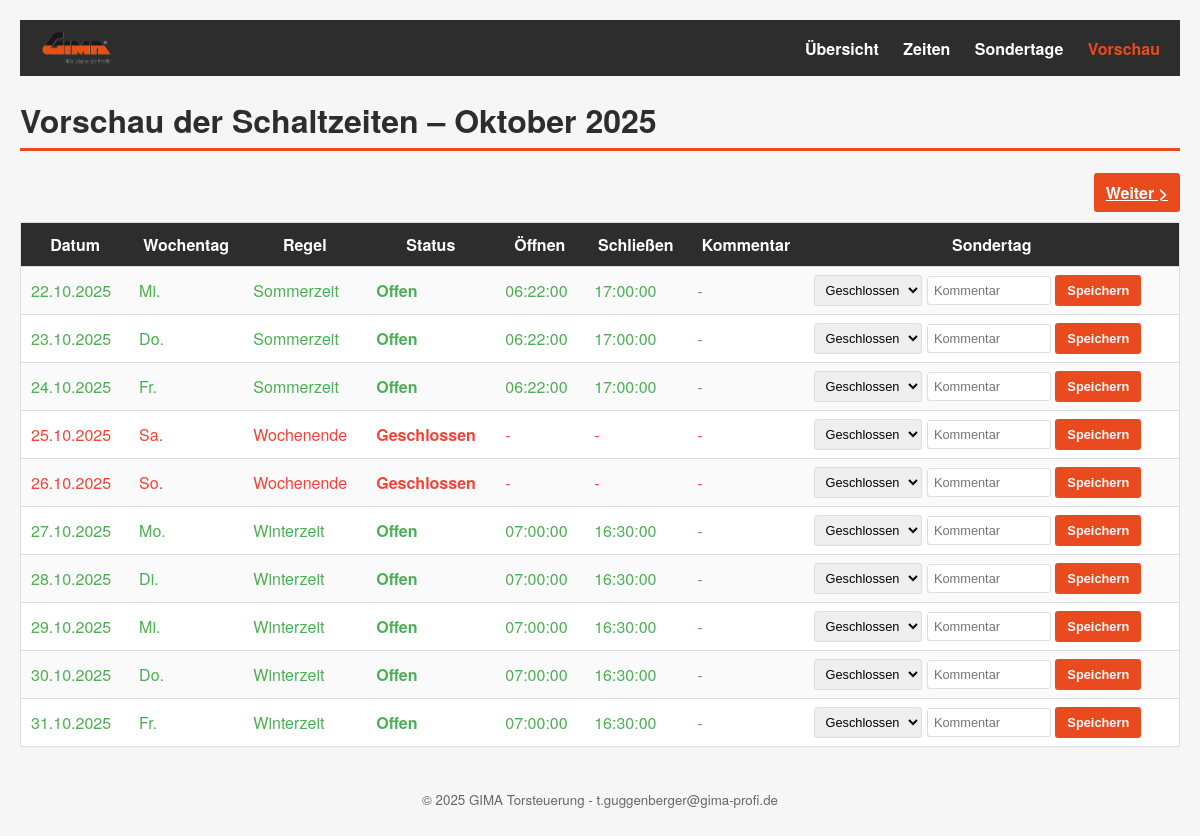
Screenshot of /vorschau.php with the database file from the repository.
### tables this page shows
CREATE TABLE `torzeiten` (
  `id` int(11) NOT NULL,
  `modus` enum('sommer','winter') NOT NULL,
  `startzeit` time NOT NULL,
  `endzeit` time NOT NULL
);

### www/vorschau.php (the view, shortened to what this page needs)
<?php
require_once 'db.php';
$currentMonth = isset($_GET['month']) ? intval($_GET['month']) : intval(date('m'));
$currentYear  = isset($_GET['year'])  ? intval($_GET['year'])  : intval(date('Y'));
$monthName = (new IntlDateFormatter(
    'de_DE',
    IntlDateFormatter::FULL,
    IntlDateFormatter::NONE,
    'Europe/Berlin',
    IntlDateFormatter::GREGORIAN,
    'MMMM yyyy'
))->format(new DateTime("$currentYear-$currentMonth-01"));
$nextMonth = $currentMonth + 1;
$nextYear  = $currentYear;
function feiertage_bayern($jahr) {
    $ostern = easter_date($jahr);
    return [
        'Neujahr' => "$jahr-01-01",
        'Heilige Drei Könige' => "$jahr-01-06",
        'Tag der Arbeit' => "$jahr-05-01",
        'Mariä Himmelfahrt' => "$jahr-08-15",
        'Tag der Deutschen Einheit' => "$jahr-10-03",
        'Allerheiligen' => "$jahr-11-01",
        '1. Weihnachtstag' => "$jahr-12-25",
        '2. Weihnachtstag' => "$jahr-12-26",
        'Karfreitag' => date('Y-m-d', $ostern - 2 * 86400),
        'Ostermontag' => date('Y-m-d', $ostern + 1 * 86400),
        'Christi Himmelfahrt' => date('Y-m-d', $ostern + 39 * 86400),
        'Pfingstmontag' => date('Y-m-d', $ostern + 50 * 86400),
        'Fronleichnam' => date('Y-m-d', $ostern + 60 * 86400)
    ];
}
$stmt = $pdo->query("SELECT * FROM torzeiten");
$torzeiten = [];
while ($row = $stmt->fetch(PDO::FETCH_ASSOC)) {
    $torzeiten[$row['modus']] = $row;
}
$sondertage_map = [];
$feiertage = feiertage_bayern($currentYear);
$daysInMonth = cal_days_in_month(CAL_GREGORIAN, $currentMonth, $currentYear);
$heute = new DateTime('today');
?>
<!DOCTYPE html>
<html lang="de">
<head>
<link rel="stylesheet" href="style.css">
</head>
<body>
<header class="navbar">
  <img src="logo.png" class="nav-logo" alt="GIMA">
  <nav>
    <a href="index.php">Übersicht</a>
    <a href="zeiten.php">Zeiten</a>
    <a href="sondertage.php">Sondertage</a>
    <a href="vorschau.php" class="active">Vorschau</a>
  </nav>
</header>
<h1>Vorschau der Schaltzeiten – <?= htmlspecialchars($monthName) ?></h1>
<div class="month-nav">
  <?php if (!($currentMonth == intval(date('m', strtotime('+11 months'))) && $currentYear == intval(date('Y', strtotime('+11 months'))))): ?>
    <a href="?month=<?= $nextMonth ?>&year=<?= $nextYear ?>" class="button">Weiter &gt;</a>
  <?php endif; ?>
</div>
<div class="scroll-table">
<table>
  <tr>
    <th>Datum</th>
    <th>Wochentag</th>
    <th>Regel</th>
    <th>Status</th>
    <th>Öffnen</th>
    <th>Schließen</th>
    <th>Kommentar</th>
    <th>Sondertag</th>
  </tr>
<?php
for ($d = 1; $d <= $daysInMonth; $d++) {
    $datum = sprintf('%04d-%02d-%02d', $currentYear, $currentMonth, $d);
    $dateObj = new DateTime($datum);
    if ($dateObj < $heute) continue;
    $wochentagIndex = date('N', strtotime($datum));
    $formatterDay = new IntlDateFormatter(
        'de_DE', IntlDateFormatter::NONE, IntlDateFormatter::NONE,
        'Europe/Berlin', IntlDateFormatter::GREGORIAN, 'EEE'
    );
    $wochentagName = $formatterDay->format(new DateTime($datum));
    $regel = '';
    $status = '';
    $von = $bis = $kommentar = '';
    $color = '';
    if (isset($sondertage_map[$datum])) {
        $regel = 'Sondertag';
        $status = $sondertage_map[$datum]['status'];
        $kommentar = $sondertage_map[$datum]['kommentar'];
        $color = 'color-orange';
    } elseif (in_array($datum, $feiertage)) {
        $regel = 'Feiertag';
        $status = 'geschlossen';
        $kommentar = array_search($datum, $feiertage);
        $color = 'color-red';
    } elseif ($wochentagIndex >= 6) {
        $regel = 'Wochenende';
        $status = 'geschlossen';
        $color = 'color-red';
    } else {
        $modus = (date('I', strtotime($datum)) == 1) ? 'sommer' : 'winter';
        $regel = ucfirst($modus) . 'zeit';
        $status = 'offen';
        $von = $torzeiten[$modus]['startzeit'] ?? '';
        $bis = $torzeiten[$modus]['endzeit'] ?? '';
        $color = 'color-green';
    }
    echo "<tr class='$color'>";
    echo "<td>" . date('d.m.Y', strtotime($datum)) . "</td>";
    echo "<td>" . htmlspecialchars($wochentagName) . "</td>";
    echo "<td>" . htmlspecialchars($regel) . "</td>";
    echo "<td style='font-weight:bold'>" . ucfirst($status) . "</td>";
    echo "<td>" . ($von ?: '-') . "</td>";
    echo "<td>" . ($bis ?: '-') . "</td>";
    echo "<td>" . htmlspecialchars($kommentar ?: '-') . "</td>";
    echo "<td>";
    if (isset($sondertage_map[$datum])) {
        echo "<form method='post' class='sondertag-form'>";
        echo "<input type='hidden' name='delete_sondertag' value='$datum'>";
        echo "<button type='submit' style='background:#f44336;color:white;'>Löschen</button>";
        echo "</form>";
    } else {
        echo "<form method='post' class='sondertag-form'>";
        echo "<select name='sondertag_status'>
                <option value='geschlossen'>Geschlossen</option>
        <option value='offen'>Offen</option>
              </select> ";
        echo "<input type='text' name='sondertag_kommentar' placeholder='Kommentar'>";
        echo " <button type='submit'>Speichern</button>";
        echo "</form>";
    }
    echo "</td>";
    echo "</tr>";
}
?>
</table>
</div>
<?php include __DIR__ . '/footer.php'; ?>
</body>
</html>

### www/footer.php (shortened to what this page needs)
<footer style="margin-top:28px; padding:12px 20px; color:#666; text-align:center;">
  <small>© <?= date('Y') ?> GIMA Torsteuerung - t.guggenberger@gima-profi.de</small>
</footer>

### www/style.css (style rules this page uses)
:root { --gima-red: #e94b1f; --gima-dark: #2d2d2d; --gima-light: #f6f6f6; --gima-border: #dddddd; --gima-success: #4caf50; --gima-error: #f44336; --gima-orange: #ff9800; }
body { font-family: "Helvetica Neue", Arial, sans-serif; background-color: var(--gima-light); color: var(--gima-dark); margin: 0; padding: 20px; }
h1 { border-bottom: 3px solid var(--gima-red); padding-bottom: 5px; color: var(--gima-dark); }
table { width: 100%; border-collapse: collapse; background: #fff; border: 1px solid var(--gima-border); box-shadow: 0 2px 4px rgba(0,0,0,0.1); white-space: nowrap; }
th { background-color: var(--gima-dark); color: white; padding: 10px; }
td { padding: 8px 10px; border-top: 1px solid var(--gima-border); }
tr:nth-child(even) { background: #fafafa; }
.color-green { color: var(--gima-success); }
.color-red { color: var(--gima-error); }
button, .button { background-color: var(--gima-red); color: white; border: none; border-radius: 3px; padding: 8px 12px; cursor: pointer; font-weight: bold; }
input[type="date"], input[type="time"], input[type="text"], select { padding: 6px; border: 1px solid var(--gima-border); border-radius: 3px; }
.scroll-table { overflow-x: auto; }
.month-nav { display: flex; justify-content: space-between; align-items: center; margin-bottom: 10px; }
.navbar { display: flex; align-items: center; justify-content: space-between; background: var(--gima-dark); padding: 8px 20px; margin-bottom: 20px; }
.nav-logo { height: 40px; }
.navbar nav a { color: white; text-decoration: none; font-weight: bold; margin-left: 20px; }
.navbar nav a.active { color: var(--gima-red); }

### www/vorschau.php (style rules this page uses)
form.sondertag-form { display: inline-block; margin: 0; }
.sondertag-form input[type=text] { width: 110px; }
.sondertag-form select, .sondertag-form input, .sondertag-form button { font-size: 0.8em; }

### rows the page displays
torzeiten: startzeit "06:22:00", endzeit "17:00:00"
torzeiten: startzeit "07:00:00", endzeit "16:30:00"

### other values shown
$monthName "Oktober 2025"
date('d.m.Y', strtotime($datum)) "22.10.2025"
$wochentagName "Mi."
$regel "Sommerzeit"
$status "Offen"
$kommentar ?: '-' "-"
date('d.m.Y', strtotime($datum)) "23.10.2025"
$wochentagName "Do."
date('d.m.Y', strtotime($datum)) "24.10.2025"
$wochentagName "Fr."
date('d.m.Y', strtotime($datum)) "25.10.2025"
$wochentagName "Sa."
$regel "Wochenende"
$status "Geschlossen"
$von ?: '-' "-"
